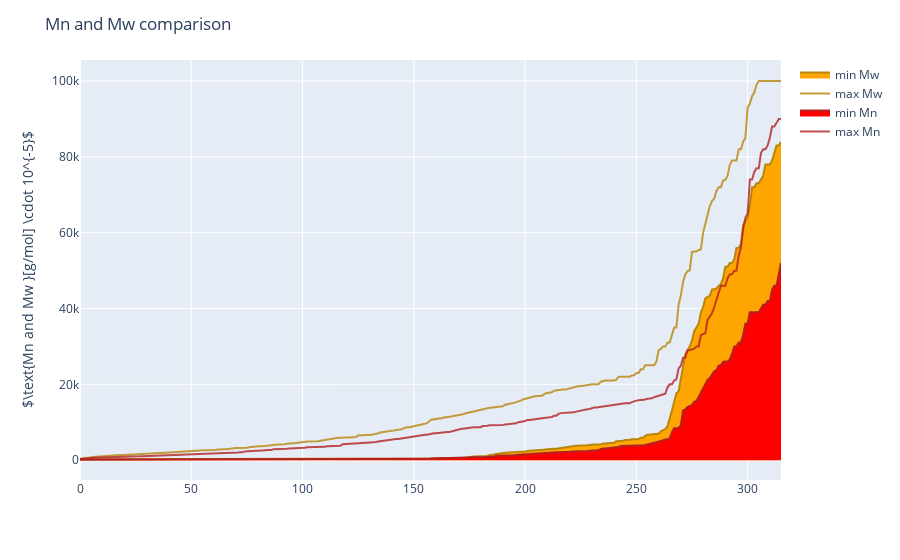

The notebook cell this image was saved under:
### Code cell
# checking out max and min of Mn/Mw
min_Mn, max_Mn = [], []
min_Mw, max_Mw = [], []

for kc in kinetic_curves:
    min_Mn.append(kc["Mn"].min()); max_Mn.append(kc["Mn"].max()); min_Mw.append(kc["Mw"].min()); max_Mw.append(kc["Mw"].max())

for _ in (min_Mn, max_Mn, min_Mw, max_Mw):
    _.sort()
    _ = [j/100000 for j in _]

molar_wg_comparison = px.line()
molar_wg_comparison.add_scatter(y=min_Mw, name="min Mw", line_color="darkgoldenrod", opacity=0.8, fill="tozeroy", fillcolor="orange")
molar_wg_comparison.add_scatter(y=max_Mw, name="max Mw", line_color="darkgoldenrod", opacity=0.8)
molar_wg_comparison.add_scatter(y=min_Mn, name="min Mn", line_color="firebrick", opacity=0.8, fill="tozeroy", fillcolor="red")
molar_wg_comparison.add_scatter(y=max_Mn, name="max Mn", line_color="firebrick", opacity=0.8)
molar_wg_comparison.update_layout(title="Mn and Mw comparison", yaxis_title="$\\text{Mn and Mw }[g/mol] \cdot 10^{-5}$")
molar_wg_comparison.show()

### Figure 1 — Plotly figure (JSON) as saved in the notebook; plotly's stock layout.template omitted (floating-point values rounded to 4 significant figures; data arrays with more than 128 entries replaced by an {"elided": "..."} marker saying what was removed)
{"data": [{"hovertemplate": "<extra></extra>", "legendgroup": "", "line": {"color": "#636efa", "dash": "solid"}, "marker": {"symbol": "circle"}, "mode": "lines", "name": "", "orientation": "v", "showlegend": false, "xaxis": "x", "yaxis": "y", "type": "scatter"}, {"fill": "tozeroy", "fillcolor": "orange", "line": {"color": "darkgoldenrod"}, "name": "min Mw", "opacity": 0.8, "y": {"elided": "316 float values"}, "type": "scatter"}, {"line": {"color": "darkgoldenrod"}, "name": "max Mw", "opacity": 0.8, "y": {"elided": "316 float values"}, "type": "scatter"}, {"fill": "tozeroy", "fillcolor": "red", "line": {"color": "firebrick"}, "name": "min Mn", "opacity": 0.8, "y": {"elided": "316 float values"}, "type": "scatter"}, {"line": {"color": "firebrick"}, "name": "max Mn", "opacity": 0.8, "y": {"elided": "316 float values"}, "type": "scatter"}], "layout": {"xaxis": {"anchor": "y", "domain": [0.0, 1.0]}, "yaxis": {"anchor": "x", "domain": [0.0, 1.0], "title": {"text": "$\\text{Mn and Mw }[g/mol] \\cdot 10^{-5}$"}}, "legend": {"tracegroupgap": 0}, "margin": {"t": 60}, "title": {"text": "Mn and Mw comparison"}}}
